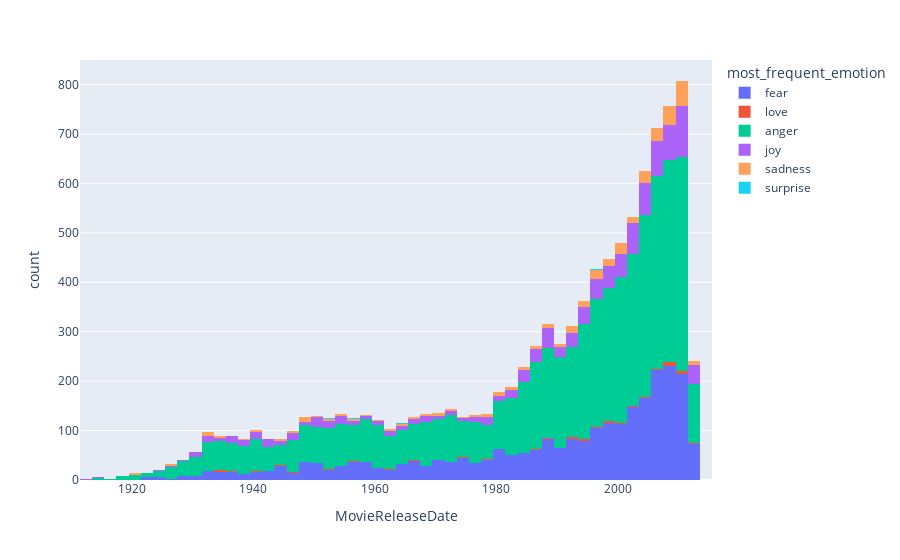

The notebook cell saved with this chart:
### Markdown cell above
We suppose a uniform distribution

Given the high Chi-Square statistic and the virtually zero p-value, we reject the null hypothesis. There is a statistically significant difference in the distribution of the most frequent emotions across the movie genres, meaning that certain emotions are more prevalent in some genres than others.

This result suggests a strong genre-emotion association, indicating that certain genres may consistently evoke specific emotions. For example, 'anger' seems to be a dominant emotion in 'Drama', while 'joy' and 'love' are less frequent. The reasons behind these associations would require further qualitative analysis, perhaps looking into the themes, storylines, and genre conventions.

### Code cell
import pandas as pd
import plotly.express as px
from scipy.stats import chi2_contingency

fig = px.histogram(merged_df, x='MovieReleaseDate', color='most_frequent_emotion')
fig.show()

# Preparing data for chi-squared test
contingency_table = pd.crosstab(merged_df['MovieReleaseDate'], merged_df['most_frequent_emotion_x'])

# Chi-squared test
chi2, p, dof, expected = chi2_contingency(contingency_table)

print(f"Chi-squared: {chi2}, p-value: {p}")

fig_json = fig.to_json()

with open('figures/emotion_decade_hist.json', 'w') as json_file:
    json.dump(json.loads(fig_json), json_file, indent=4)

### Figure 1 — Plotly figure (JSON) as saved in the notebook; plotly's stock layout.template omitted (floating-point values rounded to 4 significant figures; data arrays with more than 128 entries replaced by an {"elided": "..."} marker saying what was removed)
{"data": [{"alignmentgroup": "True", "bingroup": "x", "hovertemplate": "most_frequent_emotion=fear<br>MovieReleaseDate=%{x}<br>count=%{y}<extra></extra>", "legendgroup": "fear", "marker": {"color": "#636efa", "pattern": {"shape": ""}}, "name": "fear", "offsetgroup": "fear", "orientation": "v", "showlegend": true, "type": "histogram", "x": {"elided": "2640 int values"}, "xaxis": "x", "yaxis": "y"}, {"alignmentgroup": "True", "bingroup": "x", "hovertemplate": "most_frequent_emotion=love<br>MovieReleaseDate=%{x}<br>count=%{y}<extra></extra>", "legendgroup": "love", "marker": {"color": "#EF553B", "pattern": {"shape": ""}}, "name": "love", "offsetgroup": "love", "orientation": "v", "showlegend": true, "type": "histogram", "x": [1989, 1999, 2012, 1937, 1953, 2009, 1963, 1957, 1994, 1945, 1999, 1967, 1981, 1936, 2009, 2010, 2009, 2004, 1945, 1993, 1999, 2010, 1982, 2008, 1934, 1993, 2012, 2011, 2008, 1993, 1994, 2010, 1988, 1941, 1974, 1929, 1986, 2001, 1963, 1989, 1953, 1994, 1993, 2006, 1931, 1993, 1999, 1947, 2008, 1945, 1979, 1975, 2002, 1995, 2010, 1934, 2007, 1969, 1935, 2008, 1935, 2003, 1986, 1996, 2000, 2004], "xaxis": "x", "yaxis": "y"}, {"alignmentgroup": "True", "bingroup": "x", "hovertemplate": "most_frequent_emotion=anger<br>MovieReleaseDate=%{x}<br>count=%{y}<extra></extra>", "legendgroup": "anger", "marker": {"color": "#00cc96", "pattern": {"shape": ""}}, "name": "anger", "offsetgroup": "anger", "orientation": "v", "showlegend": true, "type": "histogram", "x": {"elided": "6012 int values"}, "xaxis": "x", "yaxis": "y"}, {"alignmentgroup": "True", "bingroup": "x", "hovertemplate": "most_frequent_emotion=joy<br>MovieReleaseDate=%{x}<br>count=%{y}<extra></extra>", "legendgroup": "joy", "marker": {"color": "#ab63fa", "pattern": {"shape": ""}}, "name": "joy", "offsetgroup": "joy", "orientation": "v", "showlegend": true, "type": "histogram", "x": {"elided": "1021 int values"}, "xaxis": "x", "yaxis": "y"}, {"alignmentgroup": "True", "bingroup": "x", "hovertemplate": "most_frequent_emotion=sadness<br>MovieReleaseDate=%{x}<br>count=%{y}<extra></extra>", "legendgroup": "sadness", "marker": {"color": "#FFA15A", "pattern": {"shape": ""}}, "name": "sadness", "offsetgroup": "sadness", "orientation": "v", "showlegend": true, "type": "histogram", "x": {"elided": "373 int values"}, "xaxis": "x", "yaxis": "y"}, {"alignmentgroup": "True", "bingroup": "x", "hovertemplate": "most_frequent_emotion=surprise<br>MovieReleaseDate=%{x}<br>count=%{y}<extra></extra>", "legendgroup": "surprise", "marker": {"color": "#19d3f3", "pattern": {"shape": ""}}, "name": "surprise", "offsetgroup": "surprise", "orientation": "v", "showlegend": true, "type": "histogram", "x": [1984, 2007, 1956, 1965, 1953, 1996, 1999, 1995, 1947, 1955, 2000, 1970], "xaxis": "x", "yaxis": "y"}], "layout": {"barmode": "relative", "legend": {"title": {"text": "most_frequent_emotion"}, "tracegroupgap": 0}, "margin": {"t": 60}, "xaxis": {"anchor": "y", "domain": [0, 1], "title": {"text": "MovieReleaseDate"}}, "yaxis": {"anchor": "x", "domain": [0, 1], "title": {"text": "count"}}}}
